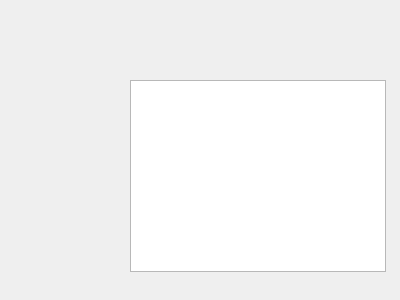
<?xml version="1.0" encoding="UTF-8"?>
<ui version="4.0">
 <class>DialogDeviceData</class>
 <widget class="QDialog" name="DialogDeviceData">
  <property name="geometry">
   <rect>
    <x>0</x>
    <y>0</y>
    <width>400</width>
    <height>300</height>
   </rect>
  </property>
  <property name="windowTitle">
   <string>历史数据</string>
  </property>
  <widget class="QTableWidget" name="tableWidget">
   <property name="geometry">
    <rect>
     <x>130</x>
     <y>80</y>
     <width>256</width>
     <height>192</height>
    </rect>
   </property>
  </widget>
 </widget>
 <resources/>
 <connections/>
</ui>
